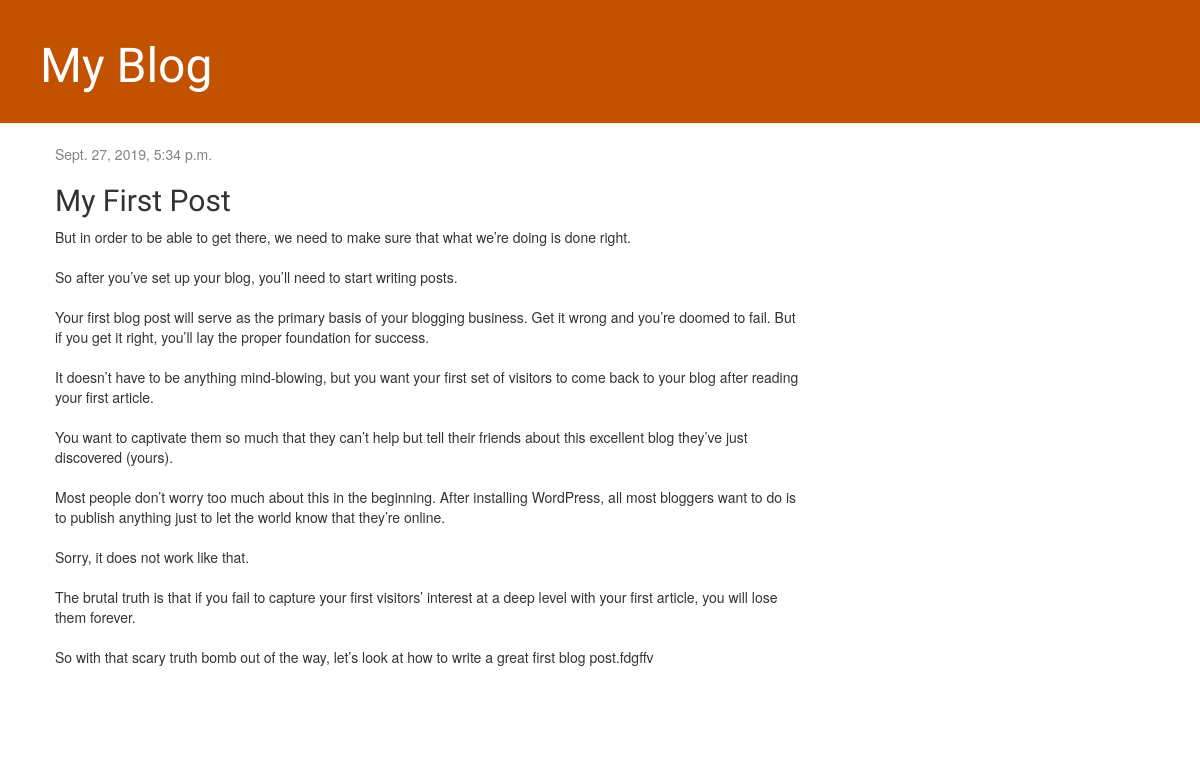
The app's page /post/1/ with its own data.
### blog/models.py (models this page shows, shortened)
class Post(models.Model):
	author = models.ForeignKey(settings.AUTH_USER_MODEL, on_delete = models.CASCADE)
	title = models.CharField(max_length = 200)
	text = models.TextField()
	created_date = models.DateTimeField(default = timezone.now)
	published_date = models.DateTimeField(blank = True, null=True)

### blog/views.py (the view)
# urls.py: path('post/<int:pk>/',views.post_detail, name='post_detail'),
def post_detail(request, pk):
	post = get_object_or_404(Post, pk=pk)
	return render(request, 'blog/post_detail.html', {'post': post})

### blog/templates/blog/post_detail.html (shortened to what this page needs)
{% extends 'blog/base.html' %}
{% block content %}
    <div class="post">
        {% if post.published_date %}
            <div class="date">
                {{ post.published_date }}
            </div>
        {% endif %}
        <h2>{{ post.title }}</h2>
        <p>{{ post.text|linebreaksbr }}</p>
    </div>
{% endblock %}

### blog/templates/blog/base.html (shortened to what this page needs)
{% load static %}
<head>
<link rel="stylesheet" href="//maxcdn.bootstrapcdn.com/bootstrap/3.2.0/css/bootstrap.min.css">
<link rel="stylesheet" href="//maxcdn.bootstrapcdn.com/bootstrap/3.2.0/css/bootstrap-theme.min.css">
<link rel="stylesheet" href="{% static 'css/blog.css' %}">
</head>
<body>
<div class="page-header">
        <h1><a href="/">My Blog</a></h1>
    </div>
    <div class="content container">
        <div class="row">
            <div class="col-md-8">
            {% block content %}
            {% endblock %}
            </div>
        </div>
    </div>
</body>

### blog/static/css/blog.css (style rules this page uses)
h1 a, h2 a { color: #C25100; font-family: 'Lobster'; }
.page-header { background-color: #C25100; margin-top: 0; padding: 20px 20px 20px 40px; }
.page-header h1, .page-header h1 a, .page-header h1 a:visited, .page-header h1 a:active { color: #ffffff; font-size: 36pt; text-decoration: none; }
.content { margin-left: 40px; }
h1, h2, h3, h4 { font-family: 'Lobster', cursive; }
.date { color: #828282; }
.post { margin-bottom: 70px; }

### records on screen
Post: published_date "Sept. 27, 2019, 5:34 p.m.", title "My First Post", text "But in order to be able to get there, we need to make sure that what we’re doing is done right. So after you’ve set up your blog, you’ll need to start writing posts. Your first blog post will serve as the primary basis of your blogging business. Get it wrong and you’re doomed to fail. But if you get it right, you’ll lay the proper foundation for success. It doesn’t have to be anything mind-blowing, but you want your first set of visitors to come back to your blog after reading your first article. You want to captivate them so much that they can’t help but tell their friends about this excellent blog they’ve just discovered (yours). Most people don’t worry too much about this in the…"
